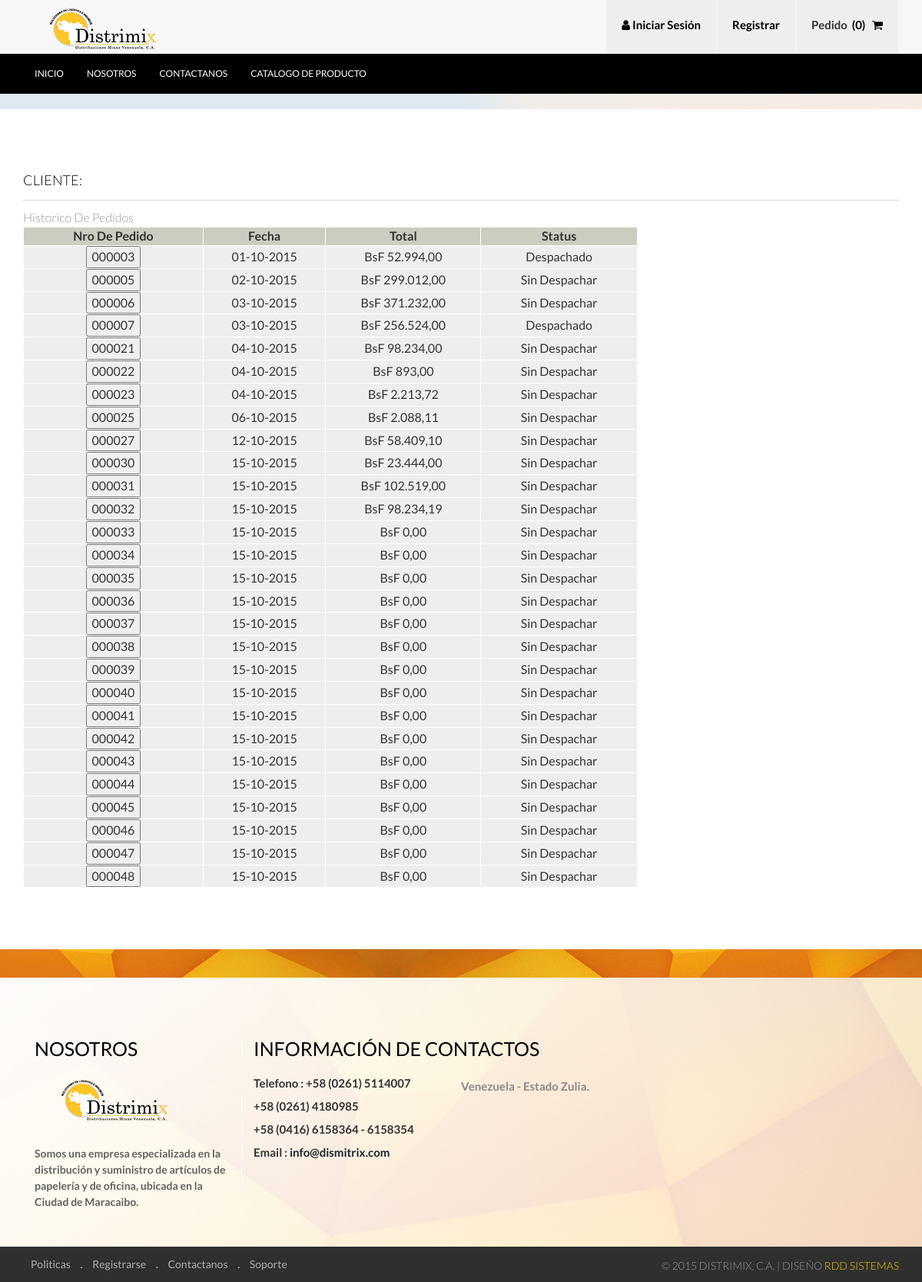
Screenshot of /histo_pedidos_clientes.php?idreg=1 with the database file from the repository.
### tables this page shows
CREATE TABLE IF NOT EXISTS `clientepedido` (
  `id` int(11) NOT NULL AUTO_INCREMENT,
  `idcliente` int(8) NOT NULL,
  `nroPedido` int(11) NOT NULL,
  `fecha` timestamp NOT NULL DEFAULT CURRENT_TIMESTAMP,
  `status` int(1) NOT NULL,
  PRIMARY KEY (`id`)
);

### histo_pedidos_clientes.php (the view, shortened to what this page needs)
<?php require_once('Connections/master.php');
include("funcion.php");
?>
<?php
$varid_historico = "0";
if (isset($_GET['idreg'])) {
  $varid_historico = $_GET['idreg'];
}
$query_historico = sprintf("SELECT * FROM clientepedido WHERE clientepedido.idcliente=%s", GetSQLValueString($varid_historico, "int"));
$historico = mysql_query($query_historico, $master) or die(mysql_error());
$row_historico = mysql_fetch_assoc($historico);
?>
<!DOCTYPE HTML>
<html>
<head>
<link rel="stylesheet" href="https://maxcdn.bootstrapcdn.com/font-awesome/4.4.0/css/font-awesome.min.css">
<link href="css/bootstrap.css" rel='stylesheet' type='text/css' />
<link href="css/style.css" rel='stylesheet' type='text/css' />
</head>
<body>
<div class="header">
	<div class="header_top">
		<div class="container">
			<div class="logo">
				<a href="index.php"><img src="images/logo.png" alt=""/></a>
			</div>
			<ul class="shopping_grid">
			  <?php if(isset($_SESSION['MM_Username']))
			  {
				  ?>
				      <a><li><i class="fa fa-user"></i> Usuario : <?php echo strtoupper($_SESSION['MM_nombre']) ?></li></a>
                      <a href="logout.php"><li>Cerrar Session</li></a>
                      <?php }else{?>
		      <a href="login.php"><li><i class="fa fa-user"></i> Iniciar Sesi&oacute;n</li></a>
              <a href="registro.php"><li>Registrar</li></a>
              <?php }?>
<?php         if (isset($_SESSION['carro'])) { ?>
               <a href="#"><li><span class="m_1">Pedido</span>&nbsp;&nbsp;(<?php echo  count($_SESSION['carro']) ;?>) &nbsp; <i class="fa fa-shopping-cart"></i></li></a>
              <?php  }else{?>
			      <a href="#"><li><span class="m_1">Pedido</span>&nbsp;&nbsp;(0) &nbsp; <i class="fa fa-shopping-cart"></i></li></a>
			  <?php }	  ?>
			</ul>
		    <div class="clearfix"> </div>
		</div>
	</div>
	<div class="h_menu4">
		<div class="container">
				<ul class="nav">
					<li><a href="index.php" data-hover="Inicio">Inicio</a></li>
					<li><a href="nosotros.php" data-hover="Nosotros">Nosotros</a></li>
					<li><a href="contactanos.php" data-hover="Contactanos">Contactanos</a></li>
					<li><a href="catalogo.php" data-hover="Catalogo de Producto">Catalogo de Producto</a></li>
				 </ul>
	      </div>
     </div>
</div>
<div class="column_center">
</div>
<div class="about">
    <div class="container">
         <div class="register">
		  	  <h4 class="title">Cliente: <?php echo clie($row_historico['idcliente']); ?> </h4>
		   <p class="cart">Historico De Pedidos</p>
              <table width="800" border="1" bordercolor="#FFFFFF">
                  <tr>
                    <td width="308" align="center" bgcolor="#CCCCCCC"><strong>Nro De Pedido</strong></td>
                    <td width="213" align="center" bgcolor="#CCCCCCC"><strong>Fecha</strong></td>
                    <td width="257" align="center" bgcolor="#CCCCCCC"><strong>Total</strong></td>
                       <td width="257" align="center" bgcolor="#CCCCCCC"><strong>Status</strong></td>
                  </tr>
                  <?php do {
				  $f=date( "d-m-Y" , strtotime($row_historico['fecha']));
				  $ceros=strlen($row_historico['nroPedido']);
				  switch ($ceros)
				   {
						case 1:
							$cadena= "00000";
							break;
						case 2:
							$cadena= "0000";
							break;
					}
				  ?>
                  <tr>
                      <td align="center" bgcolor="#EEEEEEEE">
                      <form action="detallePed_admin.php" name="f1" id="f1" method="POST">
                      <input name="envialo" id="envialo" type="submit" value="<?php echo $cadena.$row_historico['nroPedido']?>">
                      </form>
                      </td>
                      <td align="center" bgcolor="#EEEEEEEE"><?php echo $f; ?></td>
                      <td align="center" bgcolor="#EEEEEEEE">BsF <?php buscaTotal($row_historico['nroPedido']);?></td>
                      <td align="center" bgcolor="#EEEEEEEE"><?php echo st($row_historico['status']); ?> </td>
                    </tr>
                    <?php } while ($row_historico = mysql_fetch_assoc($historico)); ?>
           </table>
		 </div>
	</div>
</div>
<div class="footer_bg">
</div>
<div class="footer">
	<div class="container">
		<div class="col-md-3 f_grid1">
			<h3>Nosotros</h3>
			<a href="#"><img src="images/logo.png" alt=""/></a>
			<p>Somos una empresa especializada en la distribuci&oacute;n y suministro de art&iacute;culos de papeler&iacute;a y de oficina, ubicada en la Ciudad de Maracaibo.</p>
		</div>
		<div class="col-md-6 f_grid3">
			<h3>Informaci&oacute;n de Contactos</h3>
			<ul class="list">
				<li><p>Telefono : +58 (0261) 5114007</p></li>
				<li><p>+58 (0261) 4180985</p></li>
                <li><p>+58 (0416) 6158364 - 6158354</p></li>
				<li><p>Email : <a href="mailto:info(at)dismitrix.com"> info@dismitrix.com</a></p></li>
			</ul>
			<ul class="list1">
				<li><p>Venezuela - Estado Zulia.</p></li>
			</ul>
			<div class="clearfix"> </div>
		</div>
	</div>
</div>
<div class="footer_bottom">
       	<div class="container">
       		<div class="cssmenu">
				<ul>
					<li class="active"><a href="">Politicas</a></li> .
					<li><a href="">Registrarse</a></li> .
					<li><a href="">Contactanos</a></li> .
					<li><a href="">Soporte</a></li>
				</ul>
			</div>
			<div class="copy">
			    <p>&copy;  2015 Distrimix, C.A. | Diseño <a href="http://rddsistemas.com" target="_blank">RdD Sistemas</a></p>
		    </div>
		    <div class="clearfix"> </div>
       	</div>
</div>
</body>
</html>

### funcion.php (shortened to what this page needs)
<?php require_once('Connections/master.php'); ?>
<?php
 if (!function_exists("GetSQLValueString")) {
function GetSQLValueString($theValue, $theType, $theDefinedValue = "", $theNotDefinedValue = "")
{
  $theValue = function_exists("mysql_real_escape_string") ? mysql_real_escape_string($theValue) : mysql_escape_string($theValue);
  switch ($theType) {
    case "long":
    case "int":
      $theValue = ($theValue != "") ? intval($theValue) : "NULL";
      break;
  }
  return $theValue;
}
}
function st($nro)
{
switch ($nro) {
    case 1:
        echo "Sin Despachar";
        break;
    case 2:
        echo "Despachado";
        break;
}
}
function buscaTotal($nro)
{
GLOBAL $database_master, $master;
$query_marcafuncion = sprintf("SELECT SUM(subtotal) as total FROM pedido WHERE pedido.nroPedido=%s", $nro);
$marcafuncion = mysql_query($query_marcafuncion, $master) or die(mysql_error());
$row_marcafuncion = mysql_fetch_assoc($marcafuncion);
echo number_format($row_marcafuncion['total'], 2, ',', '.');
}
?>

### css/style.css (style rules this page uses)
h4, h5, h6, h1, h2, h3 { margin-top: 0; }
ul, ol { margin: 0; }
p { margin: 0; }
html, body { font-family: 'Lato', sans-serif; font-size: 100%; background:#fff; }
body a { transition: 0.5s all; -webkit-transition: 0.5s all; -o-transition: 0.5s all; -ms-transition: 0.5s all; -moz-transition: 0.5s all; }
.header_top { background:#f7f7f7; }
.logo { float:left; margin-top:8px; }
ul.shopping_grid { padding:0; margin:0; list-style:none; float:right; }
ul.shopping_grid li { float: left; background: #eee; padding: 25px 20px 0; border-right: 1px solid #f7f7f7; font: 600 15px/15px 'Lato', sans-serif; min-height: 70px; color:#000; }
span.m_1 { color: #333; }
.h_menu4 { background:#000; padding:20px 0; }
.nav { list-style: none; *zoom: 1; }
.nav:before, .nav:after { content: " "; display: table; }
.nav:after { clear: both; }
.nav li a { display: block; margin:0px 15px; color:#fff; font: 400 12px/12px 'Lato', sans-serif; text-transform:uppercase; -webkit-transition: all 0.3s ease-out; -moz-transition: all 0.3s ease-out; -ms-transition: all 0.3s ease-out; -o-transition: all 0.3s ease-out; transition: all 0.3s ease-out; text-decoration: none; padding:0; }
.nav li:nth-child(1) { margin:0 }
.nav li { position: relative; }
.nav > li { float:left; }
.column_center { background: #dee9f1; background: -moz-linear-gradient(45deg, #dee9f1 50%, #f1ede9 57%, #f9eae4 100%); background: -webkit-gradient(linear, left bottom, right top, color-stop(50%,#dee9f1), color-stop(57%,#f1ede9), color-stop(100%,#f9eae4)); background: -webkit-linear-gradient(45deg, #dee9f1 50%,#f1ede9 57%,#f9eae4 100%); background: -o-linear-gradient(45deg, #dee9f1 50%,#f1ede9 57%,#f9eae4 100%); background: -ms-linear-gradient(45deg, #dee9f1 50%,#f1ede9 57%,#f9eae4 100%); background: linear-gradient(45deg, #dee9f1 50%,#f1ede9 57%,#f9eae4 100%); filter: progid:DXImageTransform.Microsoft.gradient( startColorstr='#dee9f1', endColorstr='#f9eae4',GradientType=1 ); padding:10px 0; }
ul { padding: 0; list-style: none; }
.footer_bg { background: url(../images/footer_bg.jpg) no-repeat center top; min-height:37px; }
.footer { background: url(../images/bg.jpg) no-repeat center top; -webkit-background-size: cover; -moz-background-size: cover; -o-background-size: cover; background-size: cover; min-height:350px; padding:5em 0 0; }
.f_grid1 h3, .f_grid3 h3 { color:#000; font: 400 25px/25px Lato, sans-serif; text-transform:uppercase; margin-bottom:1em; }
.f_grid1 p { color: #616161; font: 700 14px/14px 'Lato', sans-serif; line-height: 1.5em; margin-top: 2em; }
.f_grid1 { border-right: 1px solid #fff; }
ul.list { padding:0; margin:0; list-style:none; float:left; width: 50%; }
ul.list li { margin-bottom:15px; }
ul.list li p { margin:0; font: 700 15px/15px 'Lato', sans-serif; }
ul.list1 { overflow:hidden; margin:0; padding:0; list-style:none; }
ul.list1 li p { margin:0; font: 700 15px/15px 'Lato', sans-serif; color:#888; line-height:1.5em; }
.footer_bottom { background:#2f2f2f; padding: 1em 0; }
.cssmenu { float: left; color: #cfcfcf; font:500 14px/14px 'Lato', sans-serif; }
.cssmenu ul li { display: inline-block; }
.cssmenu ul li a { color:#afafaf; display: block; margin:0 10px; }
.copy { float: right; margin-top:8px; }
.copy p { color: #999; font:300 14px/1px 'Lato', sans-serif; text-transform:uppercase; }
.copy p a { color: #FC0; }
.about { padding:5em 0; }
h4.title { color: #000; margin-bottom: 0.5em; font: 300 18px/25px Lato, sans-serif; text-transform: uppercase; border-bottom: 1px solid #DFDDDD; padding-bottom: 13px; }
p.cart { color: #999; line-height: 1.8em; font: 300 16px/25px Lato, sans-serif; }

### rows the page displays
clientepedido: envialo "000003", fecha "01-10-2015", total "52.994,00", status "Despachado"
clientepedido: envialo "000005", fecha "02-10-2015", total "299.012,00", status "Sin Despachar"
clientepedido: envialo "000006", fecha "03-10-2015", total "371.232,00", status "Sin Despachar"
clientepedido: envialo "000007", fecha "03-10-2015", total "256.524,00", status "Despachado"
clientepedido: envialo "000021", fecha "04-10-2015", total "98.234,00", status "Sin Despachar"
clientepedido: envialo "000022", fecha "04-10-2015", total "893,00", status "Sin Despachar"
clientepedido: envialo "000023", fecha "04-10-2015", total "2.213,72", status "Sin Despachar"
clientepedido: envialo "000025", fecha "06-10-2015", total "2.088,11", status "Sin Despachar"
clientepedido: envialo "000027", fecha "12-10-2015", total "58.409,10", status "Sin Despachar"
clientepedido: envialo "000030", fecha "15-10-2015", total "23.444,00", status "Sin Despachar"
clientepedido: envialo "000031", fecha "15-10-2015", total "102.519,00", status "Sin Despachar"
clientepedido: envialo "000032", fecha "15-10-2015", total "98.234,19", status "Sin Despachar"
clientepedido: envialo "000033", fecha "15-10-2015", total "0,00", status "Sin Despachar"
clientepedido: envialo "000034", fecha "15-10-2015", total "0,00", status "Sin Despachar"
clientepedido: envialo "000035", fecha "15-10-2015", total "0,00", status "Sin Despachar"
clientepedido: envialo "000036", fecha "15-10-2015", total "0,00", status "Sin Despachar"
clientepedido: envialo "000037", fecha "15-10-2015", total "0,00", status "Sin Despachar"
clientepedido: envialo "000038", fecha "15-10-2015", total "0,00", status "Sin Despachar"
clientepedido: envialo "000039", fecha "15-10-2015", total "0,00", status "Sin Despachar"
clientepedido: envialo "000040", fecha "15-10-2015", total "0,00", status "Sin Despachar"
clientepedido: envialo "000041", fecha "15-10-2015", total "0,00", status "Sin Despachar"
clientepedido: envialo "000042", fecha "15-10-2015", total "0,00", status "Sin Despachar"
clientepedido: envialo "000043", fecha "15-10-2015", total "0,00", status "Sin Despachar"
clientepedido: envialo "000044", fecha "15-10-2015", total "0,00", status "Sin Despachar"
clientepedido: envialo "000045", fecha "15-10-2015", total "0,00", status "Sin Despachar"
clientepedido: envialo "000046", fecha "15-10-2015", total "0,00", status "Sin Despachar"
clientepedido: envialo "000047", fecha "15-10-2015", total "0,00", status "Sin Despachar"
clientepedido: envialo "000048", fecha "15-10-2015", total "0,00", status "Sin Despachar"
